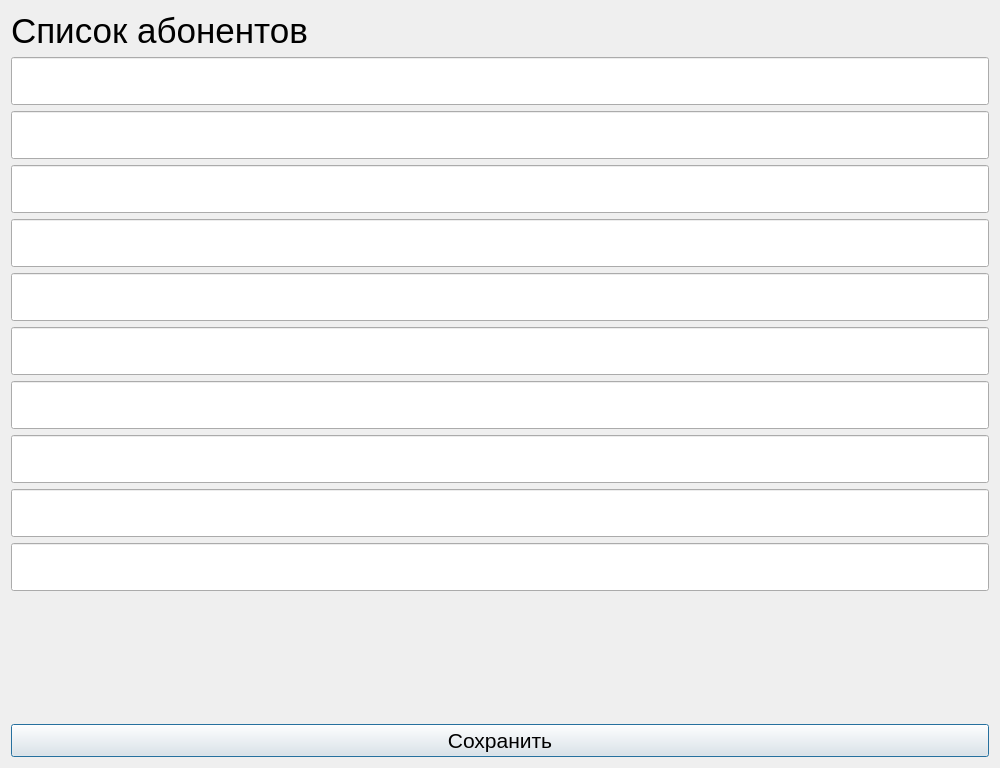
<?xml version="1.0" encoding="UTF-8"?>
<ui version="4.0">
 <class>abonentmncfg</class>
 <widget class="QDialog" name="abonentmncfg">
  <property name="geometry">
   <rect>
    <x>0</x>
    <y>0</y>
    <width>1000</width>
    <height>768</height>
   </rect>
  </property>
  <property name="minimumSize">
   <size>
    <width>1000</width>
    <height>768</height>
   </size>
  </property>
  <property name="maximumSize">
   <size>
    <width>1000</width>
    <height>768</height>
   </size>
  </property>
  <property name="sizeIncrement">
   <size>
    <width>1000</width>
    <height>768</height>
   </size>
  </property>
  <property name="windowTitle">
   <string>Список абонентов</string>
  </property>
  <layout class="QVBoxLayout" name="verticalLayout_2">
   <item>
    <layout class="QVBoxLayout" name="verticalLayout">
     <item>
      <widget class="QLabel" name="label">
       <property name="font">
        <font>
         <pointsize>26</pointsize>
        </font>
       </property>
       <property name="text">
        <string>Список абонентов</string>
       </property>
      </widget>
     </item>
     <item>
      <widget class="QLineEdit" name="t101">
       <property name="font">
        <font>
         <pointsize>26</pointsize>
        </font>
       </property>
       <property name="inputMask">
        <string>9999</string>
       </property>
       <property name="text">
        <string/>
       </property>
       <property name="cursorPosition">
        <number>4</number>
       </property>
      </widget>
     </item>
     <item>
      <widget class="QLineEdit" name="t102">
       <property name="font">
        <font>
         <pointsize>26</pointsize>
        </font>
       </property>
       <property name="inputMask">
        <string>9999</string>
       </property>
       <property name="text">
        <string/>
       </property>
       <property name="cursorPosition">
        <number>4</number>
       </property>
      </widget>
     </item>
     <item>
      <widget class="QLineEdit" name="t103">
       <property name="font">
        <font>
         <pointsize>26</pointsize>
        </font>
       </property>
       <property name="inputMask">
        <string>9999</string>
       </property>
       <property name="text">
        <string/>
       </property>
       <property name="cursorPosition">
        <number>4</number>
       </property>
      </widget>
     </item>
     <item>
      <widget class="QLineEdit" name="t104">
       <property name="font">
        <font>
         <pointsize>26</pointsize>
        </font>
       </property>
       <property name="inputMask">
        <string>9999</string>
       </property>
       <property name="text">
        <string/>
       </property>
       <property name="cursorPosition">
        <number>4</number>
       </property>
      </widget>
     </item>
     <item>
      <widget class="QLineEdit" name="t105">
       <property name="font">
        <font>
         <pointsize>26</pointsize>
        </font>
       </property>
       <property name="inputMask">
        <string>9999</string>
       </property>
       <property name="text">
        <string/>
       </property>
       <property name="maxLength">
        <number>4</number>
       </property>
       <property name="echoMode">
        <enum>QLineEdit::Normal</enum>
       </property>
       <property name="cursorPosition">
        <number>4</number>
       </property>
      </widget>
     </item>
     <item>
      <widget class="QLineEdit" name="t106">
       <property name="font">
        <font>
         <pointsize>26</pointsize>
        </font>
       </property>
       <property name="inputMask">
        <string>9999</string>
       </property>
       <property name="text">
        <string/>
       </property>
       <property name="cursorPosition">
        <number>4</number>
       </property>
      </widget>
     </item>
     <item>
      <widget class="QLineEdit" name="t108">
       <property name="font">
        <font>
         <pointsize>26</pointsize>
        </font>
       </property>
       <property name="inputMask">
        <string>9999</string>
       </property>
       <property name="text">
        <string/>
       </property>
       <property name="cursorPosition">
        <number>4</number>
       </property>
      </widget>
     </item>
     <item>
      <widget class="QLineEdit" name="t107">
       <property name="font">
        <font>
         <pointsize>26</pointsize>
        </font>
       </property>
       <property name="inputMask">
        <string>9999</string>
       </property>
       <property name="text">
        <string/>
       </property>
       <property name="cursorPosition">
        <number>4</number>
       </property>
      </widget>
     </item>
     <item>
      <widget class="QLineEdit" name="t109">
       <property name="font">
        <font>
         <pointsize>26</pointsize>
        </font>
       </property>
       <property name="inputMask">
        <string>9999</string>
       </property>
       <property name="text">
        <string/>
       </property>
       <property name="cursorPosition">
        <number>4</number>
       </property>
      </widget>
     </item>
     <item>
      <widget class="QLineEdit" name="t110">
       <property name="font">
        <font>
         <pointsize>26</pointsize>
         <weight>50</weight>
         <italic>false</italic>
         <bold>false</bold>
        </font>
       </property>
       <property name="inputMask">
        <string>9999</string>
       </property>
      </widget>
     </item>
     <item>
      <spacer name="verticalSpacer">
       <property name="orientation">
        <enum>Qt::Vertical</enum>
       </property>
       <property name="sizeHint" stdset="0">
        <size>
         <width>20</width>
         <height>40</height>
        </size>
       </property>
      </spacer>
     </item>
     <item>
      <widget class="QPushButton" name="pushButton">
       <property name="font">
        <font>
         <pointsize>16</pointsize>
        </font>
       </property>
       <property name="text">
        <string>Сохранить</string>
       </property>
      </widget>
     </item>
    </layout>
   </item>
  </layout>
 </widget>
 <resources/>
 <connections/>
</ui>
